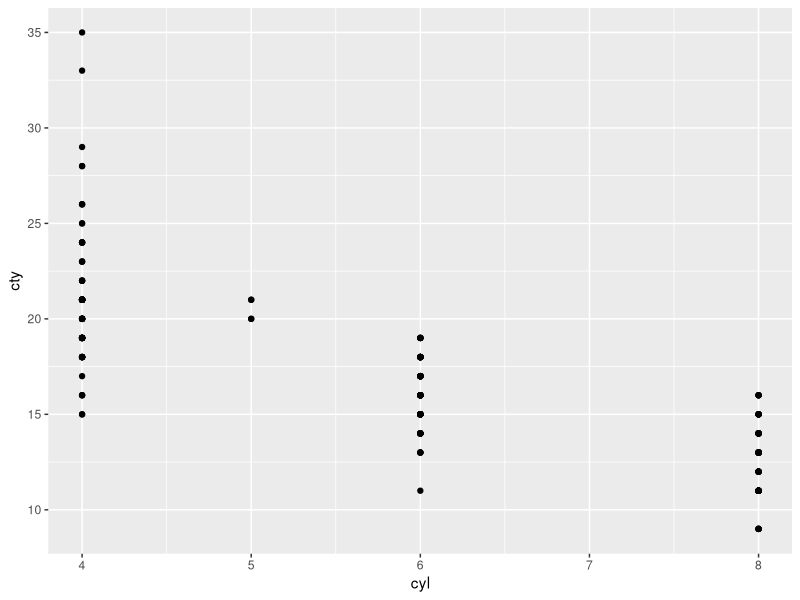

The R script that drew this image:


# Saving ggplot for publication
library(ggplot2)

# DPI (printer dots per inch) and dimensions interact
# So if your chart looks awful and squished - bump up one or the other



tiff("fig1.tiff", units="px", width=3000, height=2000, res=300)


ggplot(aes(x = cyl, y = cty), data= mpg)+
  geom_point()


dev.off()




